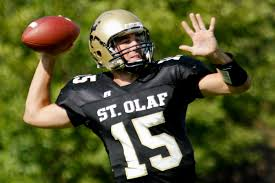
//> input picture iseng.jpg, 275 x 183 px
$ ./4contrast   (built with g++ and OpenCV 4)
//> lines starting //> are read from the running program, lines starting //| are printed output that depends on the picture
#include "opencv2/highgui/highgui.hpp"
#include <iostream>

using namespace cv;
using namespace std;

int main (int argc, const char** argv) {

	Mat img = imread ("iseng.jpg", CV_LOAD_IMAGE_COLOR);//read image from directory
//> img is the input picture: 183 rows x 275 cols, CV_8UC3; mean B, G, R 48.3, 90.9, 89

	if (img.empty()) {
		cout << "Image connot be loaded..!!"<< endl;
		return -1;
		}

	Mat imgH;
	img.convertTo(imgH, -1, 2, 0); // increase the contrast (double)
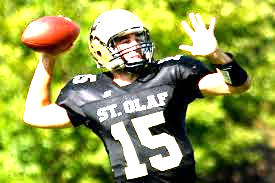
//> imgH: 183 rows x 275 cols, CV_8UC3; mean B, G, R 79.1, 157.1, 148

	Mat imgL;
	img.convertTo(imgL, -1, 0.5, 0); // decrease the contrast (halve)
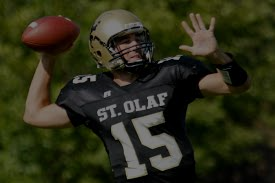
//> imgL: 183 rows x 275 cols, CV_8UC3; mean B, G, R 24.1, 45.5, 44.5

	// create windows
	namedWindow("original image", CV_WINDOW_AUTOSIZE);
	namedWindow("high contrast", CV_WINDOW_AUTOSIZE);
	namedWindow("low contrast", CV_WINDOW_AUTOSIZE);

	// show the image
	imshow("original image", img);
	imshow("high contrast", imgH);
	imshow("low contrast", imgL);

	waitKey(0);

	destroyAllWindows();

	return 0;

}

$ run again, with MyPic.jpg copied over iseng.jpg
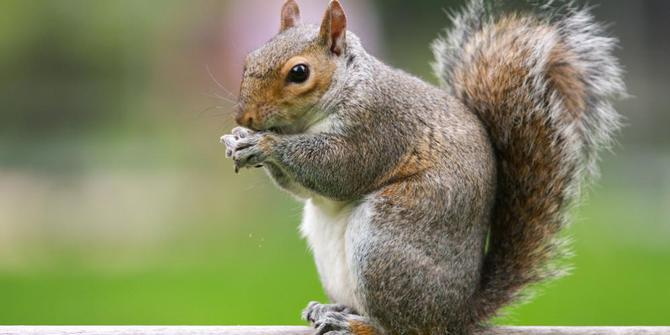
//> input picture MyPic.jpg, 670 x 335 px
//> img is the input picture: 335 rows x 670 cols, CV_8UC3; mean B, G, R 98.9, 135.3, 131.2
//> `img.convertTo(imgH, -1, 2, 0);`:
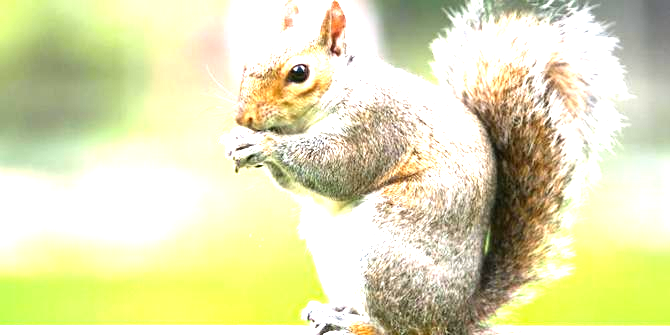
//> imgH: 335 rows x 670 cols, CV_8UC3; mean B, G, R 178.6, 224.2, 224.6
//> `img.convertTo(imgL, -1, 0.5, 0);`:
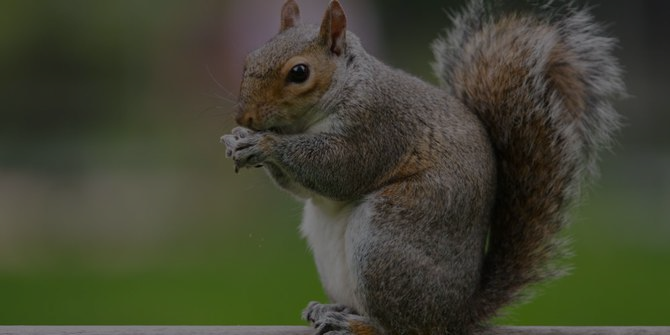
//> imgL: 335 rows x 670 cols, CV_8UC3; mean B, G, R 49.5, 67.7, 65.6

$ run again, with basket.png saved as iseng.jpg
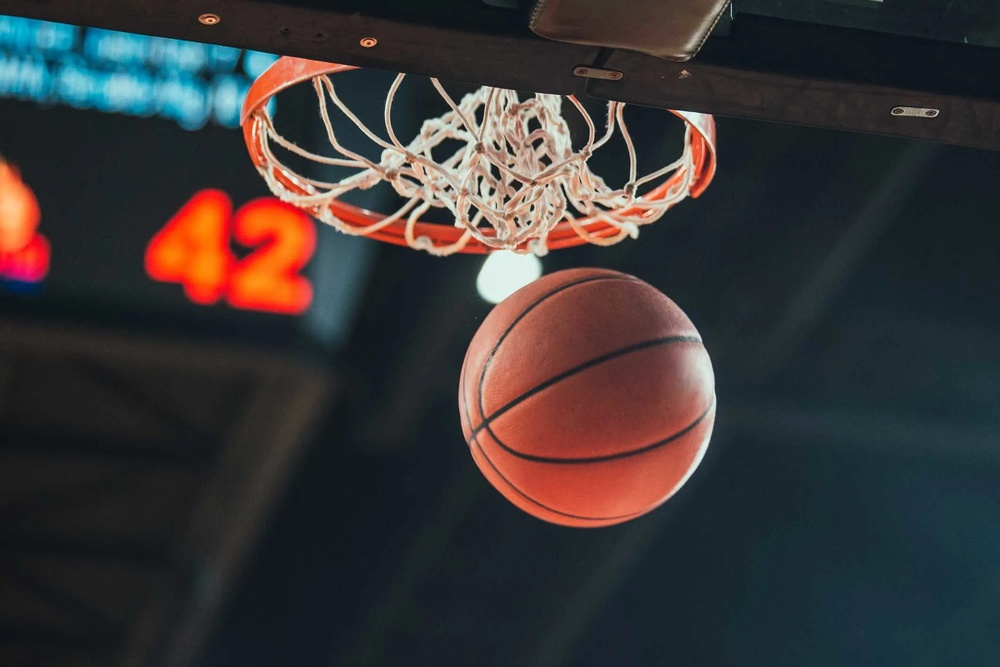
//> input picture basket.png, 1000 x 667 px, shrunk from 2121 x 1414 before the run
//> img is the input picture: 667 rows x 1000 cols, CV_8UC3; mean B, G, R 54.7, 54.2, 58.5
//> `img.convertTo(imgH, -1, 2, 0);`:
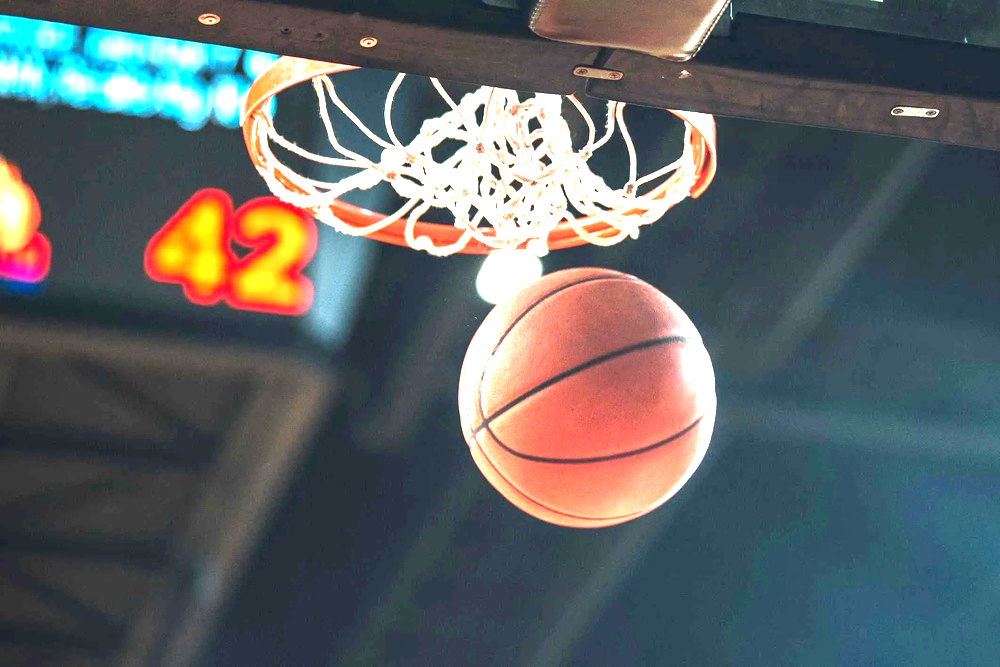
//> imgH: 667 rows x 1000 cols, CV_8UC3; mean B, G, R 101.7, 99.7, 94.6
//> `img.convertTo(imgL, -1, 0.5, 0);`:
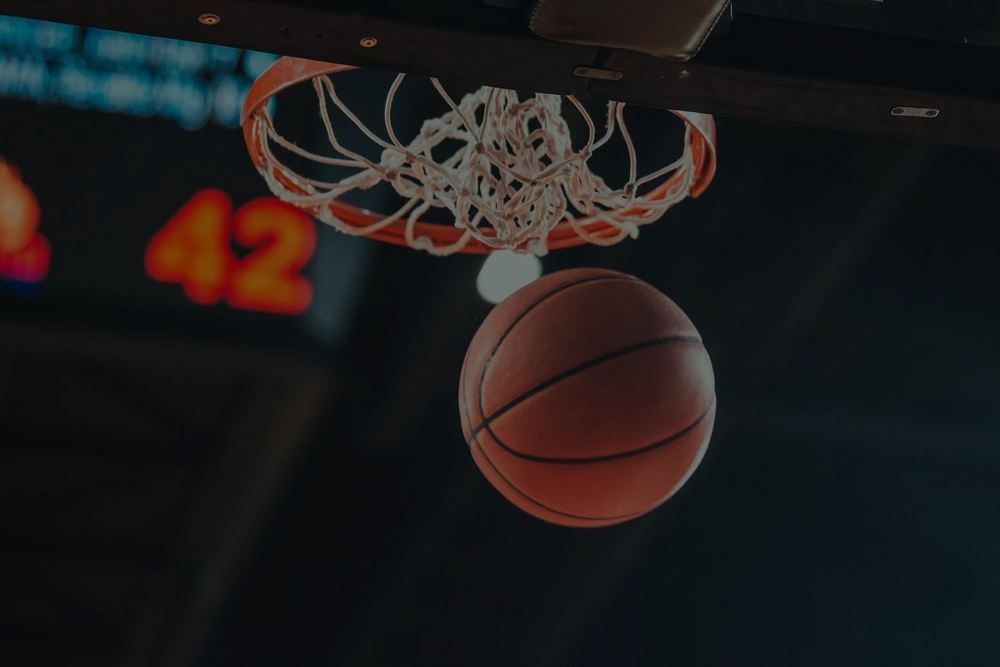
//> imgL: 667 rows x 1000 cols, CV_8UC3; mean B, G, R 27.4, 27.1, 29.3
